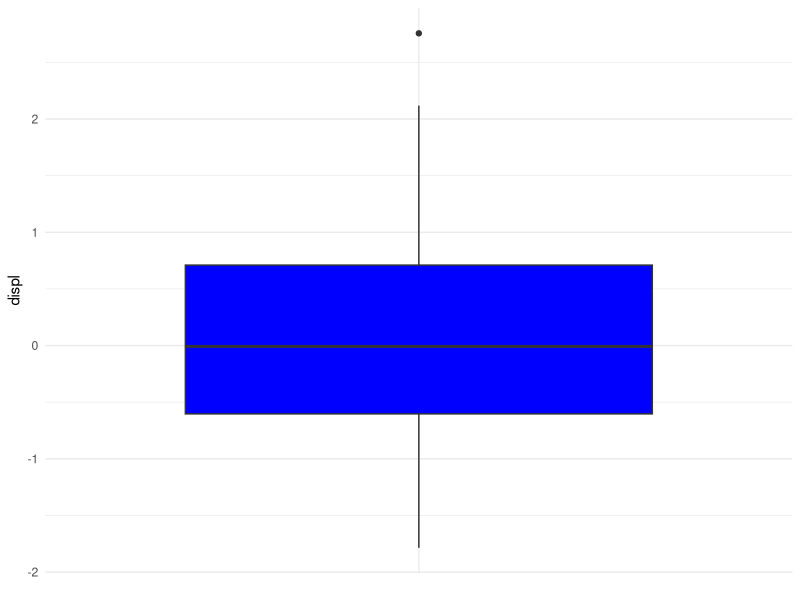

This chart was generated by the following R code:
# A Havard Alice Havard
#The data source is the mpg data table
library(tidyverse)
head(mpg)
summary(mpg$displ)
library(ggplot2)

data <- data.frame(displ = rnorm(100))
ggplot(data, aes(x = "", y = displ, fill = "blue")) +
  geom_boxplot() +
  theme_minimal() +
  labs(x = NULL, y = "displ") +
  scale_fill_identity(name = NULL, guide = "none")
